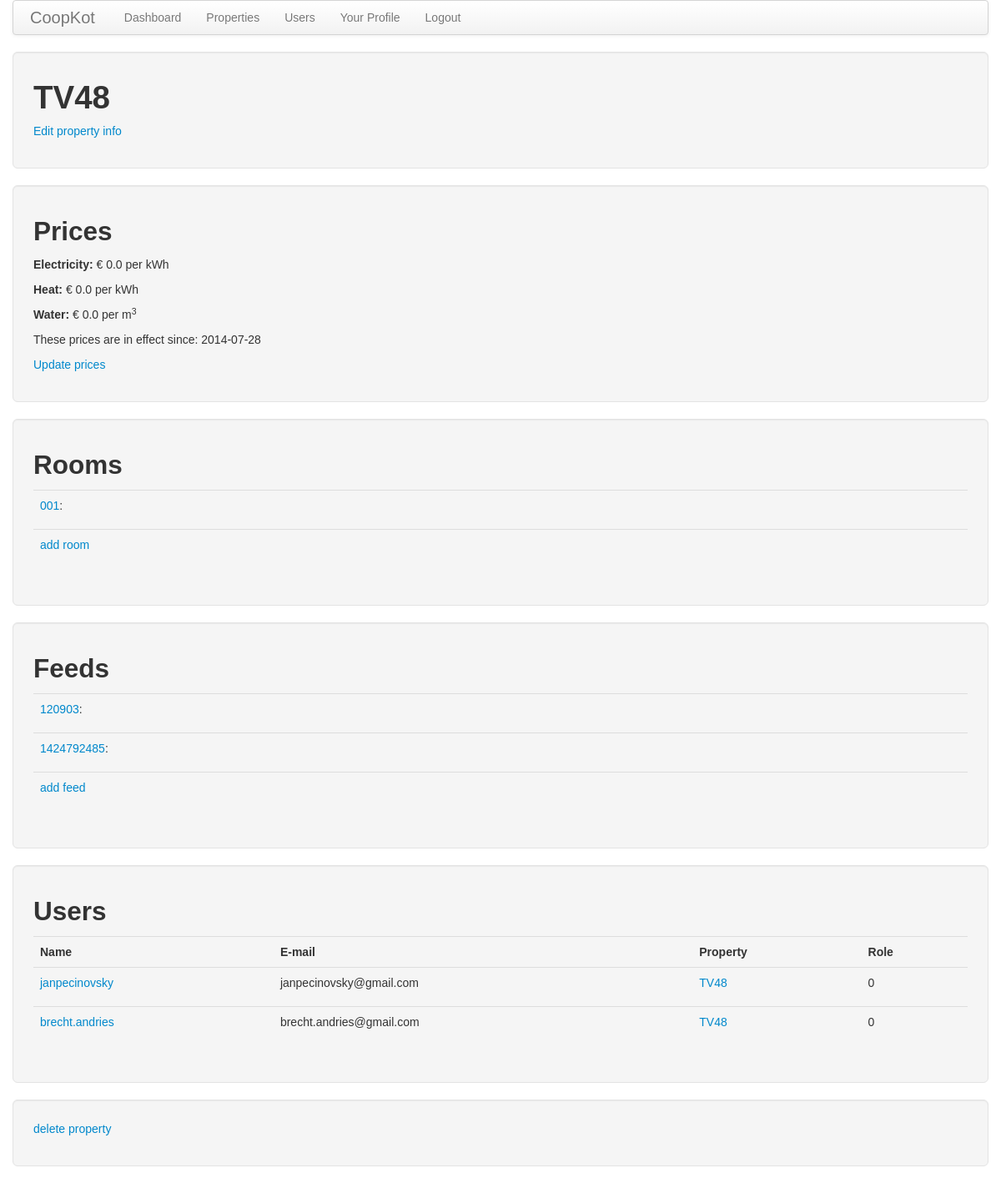
/property/1 (signed in), run on the app's committed database.
### app/models.py (models this page shows, shortened)
class Property(db.Model):
    __tablename__ = 'property'
    id = db.Column(db.Integer, primary_key = True)
    name = db.Column(db.String(140), unique = True)
    users = db.relationship('User', backref = 'property', lazy = 'dynamic')
    info = db.Column(db.String(140))
    prices = db.relationship('Prices', backref = 'property', lazy = 'dynamic', cascade="all, delete, delete-orphan")
    rooms = db.relationship('Room', backref = 'property', lazy = 'dynamic', cascade="all, delete, delete-orphan")
    feeds = db.relationship('Feed', backref = 'property', lazy = 'dynamic', cascade="all, delete, delete-orphan")
    def get_current_prices(self):
        return Prices.query.join(Property, (Property.id == Prices.property_id)).filter(Property.id == self.id).order_by(Prices.start_date.desc()).first()
    def get_contracts(self):
        return Contract.query.join(Room).filter(Room.property_id == self.id)

class Prices(db.Model):
    __tablename__ = 'prices'
    id = db.Column(db.Integer, primary_key = True)
    property_id = db.Column(db.Integer, db.ForeignKey('property.id'))
    electricity = db.Column(db.Integer, default = 0) # IN CENTS!
    heat = db.Column(db.Integer, default = 0)
    water = db.Column(db.Integer, default = 0)
    start_date = db.Column(db.DateTime)
    end_date = db.Column(db.DateTime)

class Room(db.Model):
    __tablename__ = 'room'
    id = db.Column(db.Integer, primary_key = True)
    property_id = db.Column(db.Integer, db.ForeignKey('property.id'))
    name = db.Column(db.String(140))
    info = db.Column(db.String(140))
    users = db.relationship('User', secondary='contract', lazy='dynamic')
    datastreams = db.relationship('Datastream', secondary='room_datastream', lazy='dynamic')

class Feed(db.Model):
    __tablename__ = 'feed'
    id = db.Column(db.Integer, primary_key = True)
    xively_id = db.Column(db.Integer)
    api_key = db.Column(db.String(140))
    info = db.Column(db.String(140))
    property_id = db.Column(db.Integer, db.ForeignKey('property.id'))
    datastreams = db.relationship('Datastream', backref = 'feed', lazy = 'dynamic', cascade="all, delete, delete-orphan")

class User(db.Model):
    __tablename__ = 'user'
    id = db.Column(db.Integer, primary_key = True)
    nickname = db.Column(db.String(64), unique = True)
    email = db.Column(db.String(120), index = True, unique = True)
    role = db.Column(db.SmallInteger, default = ROLE_USER)
    property_id = db.Column(db.Integer, db.ForeignKey('property.id'), default=-1)
    about_me = db.Column(db.String(140))
    last_seen = db.Column(db.DateTime)
    rooms = db.relationship('Room',secondary='contract', lazy='dynamic')
    def is_authenticated(self):
        return True

### app/views.py (the view)
@app.route('/property/<id>')
@login_required
def property(id):
    property = Property.query.get(id)
    contracts = property.get_contracts()
    if property == None:
        flash('Property not found.')
        abort(404)
    return render_template('property.html',
        property = property,
        prices = property.get_current_prices(),
        rooms = property.rooms,
        feeds = property.feeds,
        contracts = contracts,
        users = property.users
        )

### app/views.py (called while the page is built)
@lm.user_loader
def load_user(id):
    return User.query.get(int(id))

@app.before_request
def before_request():
    g.user = current_user
    if g.user.is_authenticated():
        g.user.last_seen = datetime.utcnow()
        db.session.add(g.user)
        db.session.commit()

### app/templates/property.html (shortened to what this page needs)
{% extends "base.html" %}
{% block content %}
<div class="well well-large">
    <h1>{{property.name}}</h1>
    <p><a href="{{url_for('edit_property', id = property.id)}}">Edit property info</a><p>
</div>
<div class="well well-large">
	<h2>Prices</h2>
	<p><b>Electricity: </b>€ {{prices.electricity/100}} per kWh</p>
	<p><b>Heat: </b>€ {{prices.heat/100}} per kWh</p>
	<p><b>Water: </b>€ {{prices.water/100}} per m<sup>3</sup></p>
	<p>These prices are in effect since: {{prices.start_date.date()}}</p>
	<p><a href="{{url_for('update_prices', id = prices.id)}}">Update prices</a></p>
</div>
<div class="well well-large">
	<h2>Rooms</h2>
	<table class="table table-hover">
        {% for room in rooms %}
        	<tr>
	        	<td>
	        			<p><a href="{{url_for('room',id=room.id)}}">{{room.name}}</a>: <em>{{room.info}}</em></p>
	        	</td>
    		</tr>
        {% endfor %}
        <tr>
            <td>
                <p><a href="{{url_for('add_room', id=property.id)}}">add room</a></p>
            </td>
        </tr>
    </table>
</div>
<div class="well well-large">
	<h2>Feeds</h2>
	<table class="table table-hover">
        {% for feed in feeds %}
        	<tr>
        		<td>
        			<p><a href="{{url_for('feed',id=feed.id)}}">{{feed.xively_id}}</a>: <em>{{feed.info}}</em></p>
        		</td>
    		</tr>
        {% endfor %}
        <tr>
            <td>
                <p><a href="{{url_for('add_feed', id=property.id)}}">add feed</a></p>
            </td>
        </tr>
    </table>
</div>
<div class="well well-large">
    <h2>Users</h2>
    {% include 'user_table.html'%}
</div>
<div class="well well-large">
	<p><a href="{{url_for('delete_property', id=property.id)}}">delete property</a></p>
</div>
{% endblock %}

### app/templates/base.html (shortened to what this page needs)
<!DOCTYPE html>
<html>
  <head>
    <link href="/static/css/bootstrap.min.css" rel="stylesheet" media="screen">
    <link href="/static/css/bootstrap-responsive.min.css" rel="stylesheet">
    <link href="/static/css/detail.css" rel="stylesheet">
    <link href="/static/css/graph.css" rel="stylesheet">
    <link href="/static/css/legend.css" rel="stylesheet">
    <link href="/static/css/lines.css" rel="stylesheet">
  </head>
  <body>
    <div class="container">
      <div class="navbar">
        <div class="navbar-inner">
          <a class="brand" href="/">CoopKot</a>
          <ul class="nav">
            <li><a href="{{ url_for('index') }}">Dashboard</a></li>
            {% if g.user.is_authenticated() %}
            <li><a href="{{ url_for('properties')}}">Properties</a></li>
            <li><a href="{{ url_for('users') }}">Users</a></li>
            <li><a href="{{ url_for('user', nickname = g.user.nickname) }}">Your Profile</a></li>
            <li><a href="{{ url_for('logout') }}">Logout</a></li>
            {% endif %}
          </ul>
        </div>
      </div>
      <div class="row">
        <div class="span12">
          {% block content %}{% endblock %}
        </div>
      </div>
    </div>
  </body>
</html>

### app/templates/user_table.html
        <table class="table table-hover">
            <tr>
                <th>Name</th>
                <th>E-mail</th>
                <th>Property</th>
                <th>Role</th>
            </tr>
            {% for user in users %}
                <tr>
                    <td><p><a href="{{url_for('user',nickname=user.nickname)}}">{{user.nickname}}</a></p></td>
                    <td><p>{{user.email}}</p></td>
                    <td><p><a href="{{url_for('property',id=user.property.id)}}">{{user.property.name}}</a></p></td>
                    <td><p>{{user.role}}</p></td>
                </tr>
            {% endfor %}
        </table>

### app/static/css/lines.css (style rules this page uses)
div, span, p, td { font-family: Arial, sans-serif; }

### data on the page
Property: name "TV48"
Prices: prices.electricity/100 "0.0", prices.heat/100 "0.0", prices.water/100 "0.0", start_date "2014-07-28"
Room: name "001"
Feed: xively_id "120903"
Feed: xively_id "1424792485"
User: nickname "janpecinovsky", email "janpecinovsky@gmail.com", property.name "TV48", role "0"
User: nickname "brecht.andries", email "brecht.andries@gmail.com", property.name "TV48", role "0"
